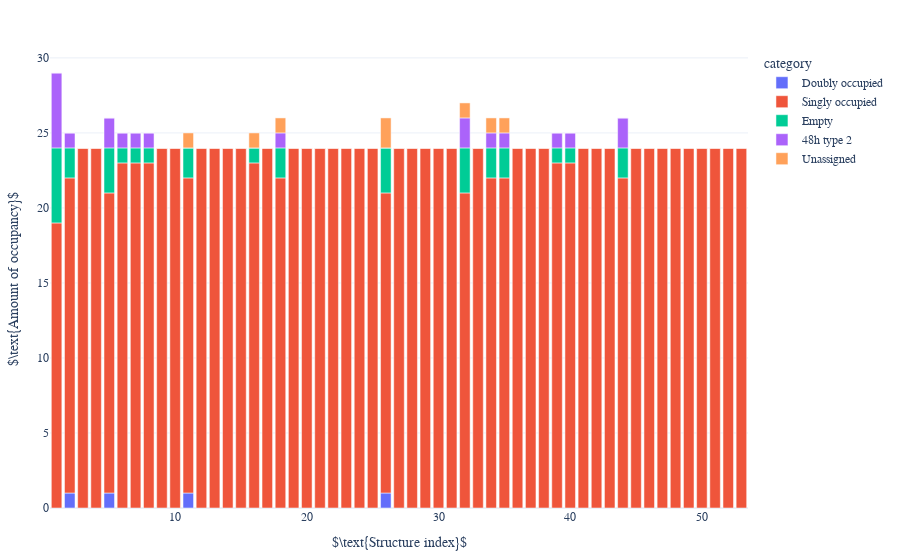
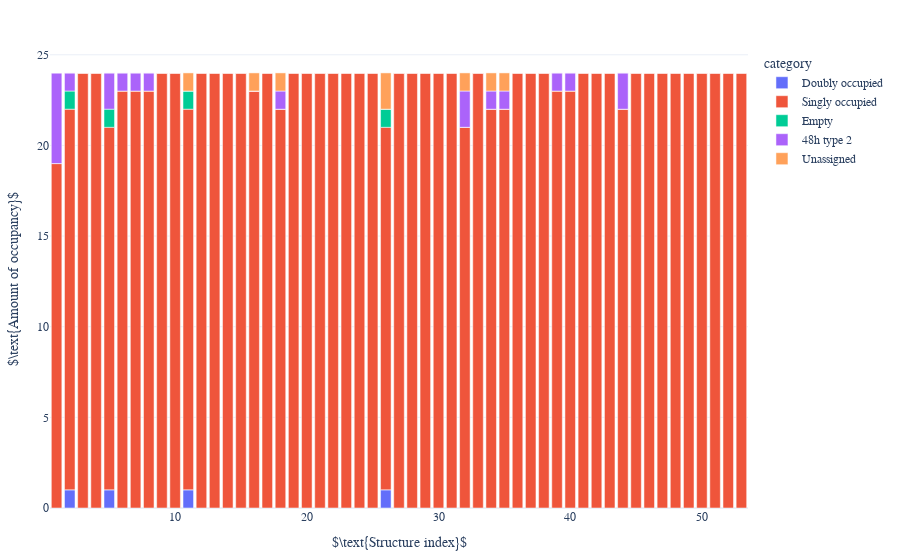
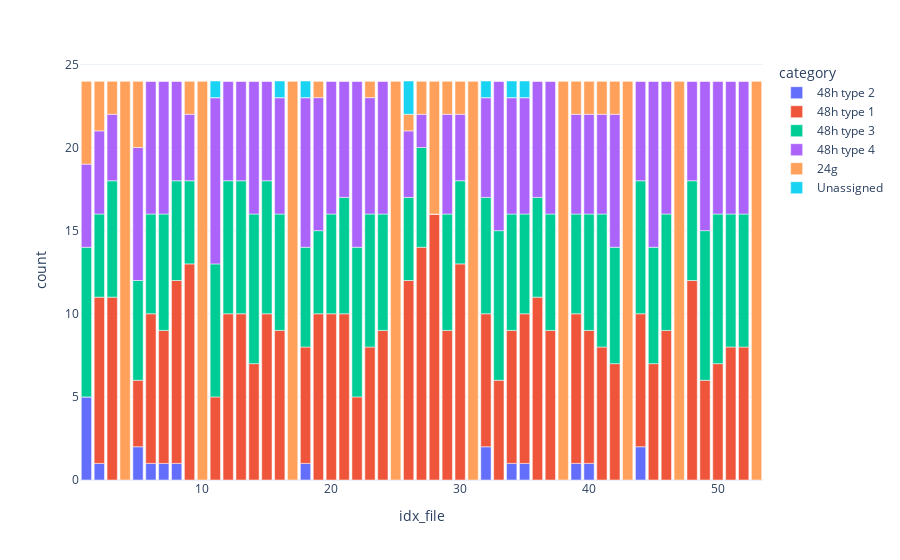
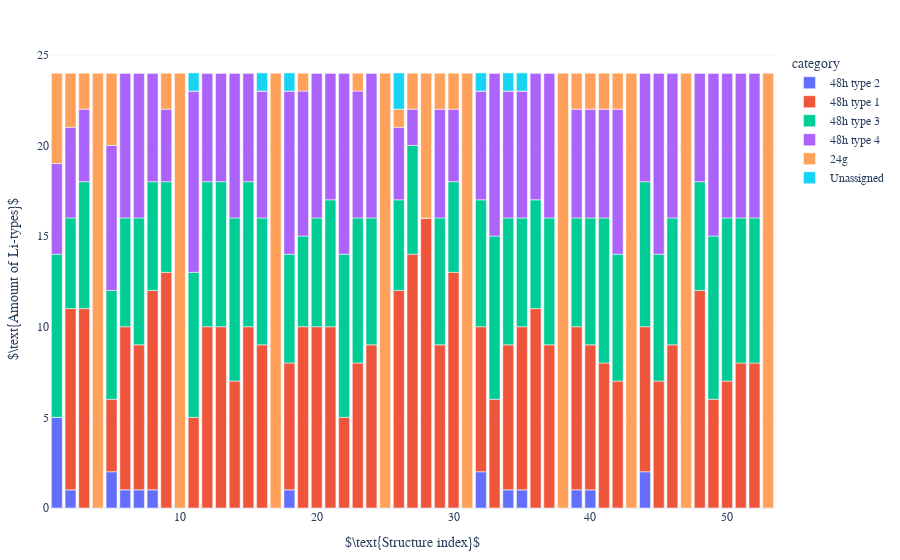

These figures' notebook cell, in order:
### Code cell
dataframe = df_mapping_metainfo
sorted = "False"

move_by_occupancy.get_occupancy(dataframe, coor_ref_structure_48n24_expanded, tuple_cage_metainfo, el = "Li")
df_occupancy_strict = movement.plot_occupancy(dataframe, sorted, direc_restructure_destination, litype, activate_shiftby1_idxfile=True, strict_count=True)
df_occupancy = movement.plot_occupancy(dataframe, sorted, direc_restructure_destination, litype, activate_shiftby1_idxfile=True, strict_count=False)

move_by_tuple_cage.get_complete_closest_tuple_cage(dataframe, tuple_cage_metainfo, coor_48htype2_metainfo)
# weighing_movement(dataframe, litype)
# df_weighted = tuple_cage.get_df_movement(dataframe, to_plot = 'weight')
# # Plot.Movement.Distance.plot_distance(df_weighted, max_mapping_radius, Li_idxs="all")
# Plot.Movement.Distance.plot_distance(df_weighted, max_mapping_radius, activate_shifting_x = False, activate_diameter_line=False, Li_idxs='all')

labelling.get_amount_type(dataframe, litype, el = "Li")
# df_amount_type = mapping_labelling.plot_amount_type(dataframe, litype, el, style, category_labels)
df_amount_type = mapping_labelling.get_df_amount_type(dataframe, litype, el = "Li")
mapping_labelling.plot_amount_type(df_amount_type, sorted, direc_restructure_destination, litype, activate_shiftby1_idxfile=True, style = "bar")
print(df_amount_type.sum())

### Figure 1 — Plotly figure (JSON) as saved in the notebook; plotly's stock layout.template omitted (floating-point values rounded to 4 significant figures)
{"data": [{"alignmentgroup": "True", "hovertemplate": "category=Doubly occupied<br>idx_file=%{x}<br>count=%{y}<extra></extra>", "legendgroup": "Doubly occupied", "marker": {"color": "#636efa", "pattern": {"shape": ""}}, "name": "Doubly occupied", "offsetgroup": "Doubly occupied", "orientation": "v", "showlegend": true, "textposition": "auto", "type": "bar", "x": [1, 2, 3, 4, 5, 6, 7, 8, 9, 10, 11, 12, 13, 14, 15, 16, 17, 18, 19, 20, 21, 22, 23, 24, 25, 26, 27, 28, 29, 30, 31, 32, 33, 34, 35, 36, 37, 38, 39, 40, 41, 42, 43, 44, 45, 46, 47, 48, 49, 50, 51, 52, 53], "xaxis": "x", "y": [0, 1, 0, 0, 1, 0, 0, 0, 0, 0, 1, 0, 0, 0, 0, 0, 0, 0, 0, 0, 0, 0, 0, 0, 0, 1, 0, 0, 0, 0, 0, 0, 0, 0, 0, 0, 0, 0, 0, 0, 0, 0, 0, 0, 0, 0, 0, 0, 0, 0, 0, 0, 0], "yaxis": "y"}, {"alignmentgroup": "True", "hovertemplate": "category=Singly occupied<br>idx_file=%{x}<br>count=%{y}<extra></extra>", "legendgroup": "Singly occupied", "marker": {"color": "#EF553B", "pattern": {"shape": ""}}, "name": "Singly occupied", "offsetgroup": "Singly occupied", "orientation": "v", "showlegend": true, "textposition": "auto", "type": "bar", "x": [1, 2, 3, 4, 5, 6, 7, 8, 9, 10, 11, 12, 13, 14, 15, 16, 17, 18, 19, 20, 21, 22, 23, 24, 25, 26, 27, 28, 29, 30, 31, 32, 33, 34, 35, 36, 37, 38, 39, 40, 41, 42, 43, 44, 45, 46, 47, 48, 49, 50, 51, 52, 53], "xaxis": "x", "y": [19, 21, 24, 24, 20, 23, 23, 23, 24, 24, 21, 24, 24, 24, 24, 23, 24, 22, 24, 24, 24, 24, 24, 24, 24, 20, 24, 24, 24, 24, 24, 21, 24, 22, 22, 24, 24, 24, 23, 23, 24, 24, 24, 22, 24, 24, 24, 24, 24, 24, 24, 24, 24], "yaxis": "y"}, {"alignmentgroup": "True", "hovertemplate": "category=Empty<br>idx_file=%{x}<br>count=%{y}<extra></extra>", "legendgroup": "Empty", "marker": {"color": "#00cc96", "pattern": {"shape": ""}}, "name": "Empty", "offsetgroup": "Empty", "orientation": "v", "showlegend": true, "textposition": "auto", "type": "bar", "x": [1, 2, 3, 4, 5, 6, 7, 8, 9, 10, 11, 12, 13, 14, 15, 16, 17, 18, 19, 20, 21, 22, 23, 24, 25, 26, 27, 28, 29, 30, 31, 32, 33, 34, 35, 36, 37, 38, 39, 40, 41, 42, 43, 44, 45, 46, 47, 48, 49, 50, 51, 52, 53], "xaxis": "x", "y": [5, 2, 0, 0, 3, 1, 1, 1, 0, 0, 2, 0, 0, 0, 0, 1, 0, 2, 0, 0, 0, 0, 0, 0, 0, 3, 0, 0, 0, 0, 0, 3, 0, 2, 2, 0, 0, 0, 1, 1, 0, 0, 0, 2, 0, 0, 0, 0, 0, 0, 0, 0, 0], "yaxis": "y"}, {"alignmentgroup": "True", "hovertemplate": "category=48h type 2<br>idx_file=%{x}<br>count=%{y}<extra></extra>", "legendgroup": "48h type 2", "marker": {"color": "#ab63fa", "pattern": {"shape": ""}}, "name": "48h type 2", "offsetgroup": "48h type 2", "orientation": "v", "showlegend": true, "textposition": "auto", "type": "bar", "x": [1, 2, 3, 4, 5, 6, 7, 8, 9, 10, 11, 12, 13, 14, 15, 16, 17, 18, 19, 20, 21, 22, 23, 24, 25, 26, 27, 28, 29, 30, 31, 32, 33, 34, 35, 36, 37, 38, 39, 40, 41, 42, 43, 44, 45, 46, 47, 48, 49, 50, 51, 52, 53], "xaxis": "x", "y": [5, 1, 0, 0, 2, 1, 1, 1, 0, 0, 0, 0, 0, 0, 0, 0, 0, 1, 0, 0, 0, 0, 0, 0, 0, 0, 0, 0, 0, 0, 0, 2, 0, 1, 1, 0, 0, 0, 1, 1, 0, 0, 0, 2, 0, 0, 0, 0, 0, 0, 0, 0, 0], "yaxis": "y"}, {"alignmentgroup": "True", "hovertemplate": "category=Unassigned<br>idx_file=%{x}<br>count=%{y}<extra></extra>", "legendgroup": "Unassigned", "marker": {"color": "#FFA15A", "pattern": {"shape": ""}}, "name": "Unassigned", "offsetgroup": "Unassigned", "orientation": "v", "showlegend": true, "textposition": "auto", "type": "bar", "x": [1, 2, 3, 4, 5, 6, 7, 8, 9, 10, 11, 12, 13, 14, 15, 16, 17, 18, 19, 20, 21, 22, 23, 24, 25, 26, 27, 28, 29, 30, 31, 32, 33, 34, 35, 36, 37, 38, 39, 40, 41, 42, 43, 44, 45, 46, 47, 48, 49, 50, 51, 52, 53], "xaxis": "x", "y": [0, 0, 0, 0, 0, 0, 0, 0, 0, 0, 1, 0, 0, 0, 0, 1, 0, 1, 0, 0, 0, 0, 0, 0, 0, 2, 0, 0, 0, 0, 0, 1, 0, 1, 1, 0, 0, 0, 0, 0, 0, 0, 0, 0, 0, 0, 0, 0, 0, 0, 0, 0, 0], "yaxis": "y"}], "layout": {"barmode": "relative", "font": {"family": "serif", "size": 12}, "legend": {"title": {"text": "category"}, "tracegroupgap": 0}, "margin": {"b": 50, "l": 20, "r": 20, "t": 50}, "xaxis": {"anchor": "y", "domain": [0, 1], "title": {"text": "$\\text{Structure index}$"}}, "yaxis": {"anchor": "x", "domain": [0, 1], "title": {"text": "$\\text{Amount of occupancy}$"}}}}

### Figure 2 — Plotly figure (JSON) as saved in the notebook; plotly's stock layout.template omitted (floating-point values rounded to 4 significant figures)
{"data": [{"alignmentgroup": "True", "hovertemplate": "category=Doubly occupied<br>idx_file=%{x}<br>count=%{y}<extra></extra>", "legendgroup": "Doubly occupied", "marker": {"color": "#636efa", "pattern": {"shape": ""}}, "name": "Doubly occupied", "offsetgroup": "Doubly occupied", "orientation": "v", "showlegend": true, "textposition": "auto", "type": "bar", "x": [1, 2, 3, 4, 5, 6, 7, 8, 9, 10, 11, 12, 13, 14, 15, 16, 17, 18, 19, 20, 21, 22, 23, 24, 25, 26, 27, 28, 29, 30, 31, 32, 33, 34, 35, 36, 37, 38, 39, 40, 41, 42, 43, 44, 45, 46, 47, 48, 49, 50, 51, 52, 53], "xaxis": "x", "y": [0, 1, 0, 0, 1, 0, 0, 0, 0, 0, 1, 0, 0, 0, 0, 0, 0, 0, 0, 0, 0, 0, 0, 0, 0, 1, 0, 0, 0, 0, 0, 0, 0, 0, 0, 0, 0, 0, 0, 0, 0, 0, 0, 0, 0, 0, 0, 0, 0, 0, 0, 0, 0], "yaxis": "y"}, {"alignmentgroup": "True", "hovertemplate": "category=Singly occupied<br>idx_file=%{x}<br>count=%{y}<extra></extra>", "legendgroup": "Singly occupied", "marker": {"color": "#EF553B", "pattern": {"shape": ""}}, "name": "Singly occupied", "offsetgroup": "Singly occupied", "orientation": "v", "showlegend": true, "textposition": "auto", "type": "bar", "x": [1, 2, 3, 4, 5, 6, 7, 8, 9, 10, 11, 12, 13, 14, 15, 16, 17, 18, 19, 20, 21, 22, 23, 24, 25, 26, 27, 28, 29, 30, 31, 32, 33, 34, 35, 36, 37, 38, 39, 40, 41, 42, 43, 44, 45, 46, 47, 48, 49, 50, 51, 52, 53], "xaxis": "x", "y": [19, 21, 24, 24, 20, 23, 23, 23, 24, 24, 21, 24, 24, 24, 24, 23, 24, 22, 24, 24, 24, 24, 24, 24, 24, 20, 24, 24, 24, 24, 24, 21, 24, 22, 22, 24, 24, 24, 23, 23, 24, 24, 24, 22, 24, 24, 24, 24, 24, 24, 24, 24, 24], "yaxis": "y"}, {"alignmentgroup": "True", "hovertemplate": "category=Empty<br>idx_file=%{x}<br>count=%{y}<extra></extra>", "legendgroup": "Empty", "marker": {"color": "#00cc96", "pattern": {"shape": ""}}, "name": "Empty", "offsetgroup": "Empty", "orientation": "v", "showlegend": true, "textposition": "auto", "type": "bar", "x": [1, 2, 3, 4, 5, 6, 7, 8, 9, 10, 11, 12, 13, 14, 15, 16, 17, 18, 19, 20, 21, 22, 23, 24, 25, 26, 27, 28, 29, 30, 31, 32, 33, 34, 35, 36, 37, 38, 39, 40, 41, 42, 43, 44, 45, 46, 47, 48, 49, 50, 51, 52, 53], "xaxis": "x", "y": [0, 1, 0, 0, 1, 0, 0, 0, 0, 0, 1, 0, 0, 0, 0, 0, 0, 0, 0, 0, 0, 0, 0, 0, 0, 1, 0, 0, 0, 0, 0, 0, 0, 0, 0, 0, 0, 0, 0, 0, 0, 0, 0, 0, 0, 0, 0, 0, 0, 0, 0, 0, 0], "yaxis": "y"}, {"alignmentgroup": "True", "hovertemplate": "category=48h type 2<br>idx_file=%{x}<br>count=%{y}<extra></extra>", "legendgroup": "48h type 2", "marker": {"color": "#ab63fa", "pattern": {"shape": ""}}, "name": "48h type 2", "offsetgroup": "48h type 2", "orientation": "v", "showlegend": true, "textposition": "auto", "type": "bar", "x": [1, 2, 3, 4, 5, 6, 7, 8, 9, 10, 11, 12, 13, 14, 15, 16, 17, 18, 19, 20, 21, 22, 23, 24, 25, 26, 27, 28, 29, 30, 31, 32, 33, 34, 35, 36, 37, 38, 39, 40, 41, 42, 43, 44, 45, 46, 47, 48, 49, 50, 51, 52, 53], "xaxis": "x", "y": [5, 1, 0, 0, 2, 1, 1, 1, 0, 0, 0, 0, 0, 0, 0, 0, 0, 1, 0, 0, 0, 0, 0, 0, 0, 0, 0, 0, 0, 0, 0, 2, 0, 1, 1, 0, 0, 0, 1, 1, 0, 0, 0, 2, 0, 0, 0, 0, 0, 0, 0, 0, 0], "yaxis": "y"}, {"alignmentgroup": "True", "hovertemplate": "category=Unassigned<br>idx_file=%{x}<br>count=%{y}<extra></extra>", "legendgroup": "Unassigned", "marker": {"color": "#FFA15A", "pattern": {"shape": ""}}, "name": "Unassigned", "offsetgroup": "Unassigned", "orientation": "v", "showlegend": true, "textposition": "auto", "type": "bar", "x": [1, 2, 3, 4, 5, 6, 7, 8, 9, 10, 11, 12, 13, 14, 15, 16, 17, 18, 19, 20, 21, 22, 23, 24, 25, 26, 27, 28, 29, 30, 31, 32, 33, 34, 35, 36, 37, 38, 39, 40, 41, 42, 43, 44, 45, 46, 47, 48, 49, 50, 51, 52, 53], "xaxis": "x", "y": [0, 0, 0, 0, 0, 0, 0, 0, 0, 0, 1, 0, 0, 0, 0, 1, 0, 1, 0, 0, 0, 0, 0, 0, 0, 2, 0, 0, 0, 0, 0, 1, 0, 1, 1, 0, 0, 0, 0, 0, 0, 0, 0, 0, 0, 0, 0, 0, 0, 0, 0, 0, 0], "yaxis": "y"}], "layout": {"barmode": "relative", "font": {"family": "serif", "size": 12}, "legend": {"title": {"text": "category"}, "tracegroupgap": 0}, "margin": {"b": 50, "l": 20, "r": 20, "t": 50}, "xaxis": {"anchor": "y", "domain": [0, 1], "title": {"text": "$\\text{Structure index}$"}}, "yaxis": {"anchor": "x", "domain": [0, 1], "title": {"text": "$\\text{Amount of occupancy}$"}}}}

### Figure 3 — Plotly figure (JSON) as saved in the notebook; plotly's stock layout.template omitted (floating-point values rounded to 4 significant figures)
{"data": [{"alignmentgroup": "True", "hovertemplate": "category=48h type 2<br>idx_file=%{x}<br>count=%{y}<extra></extra>", "legendgroup": "48h type 2", "marker": {"color": "#636efa", "pattern": {"shape": ""}}, "name": "48h type 2", "offsetgroup": "48h type 2", "orientation": "v", "showlegend": true, "textposition": "auto", "type": "bar", "x": [1, 2, 3, 4, 5, 6, 7, 8, 9, 10, 11, 12, 13, 14, 15, 16, 17, 18, 19, 20, 21, 22, 23, 24, 25, 26, 27, 28, 29, 30, 31, 32, 33, 34, 35, 36, 37, 38, 39, 40, 41, 42, 43, 44, 45, 46, 47, 48, 49, 50, 51, 52, 53], "xaxis": "x", "y": [5, 1, 0, 0, 2, 1, 1, 1, 0, 0, 0, 0, 0, 0, 0, 0, 0, 1, 0, 0, 0, 0, 0, 0, 0, 0, 0, 0, 0, 0, 0, 2, 0, 1, 1, 0, 0, 0, 1, 1, 0, 0, 0, 2, 0, 0, 0, 0, 0, 0, 0, 0, 0], "yaxis": "y"}, {"alignmentgroup": "True", "hovertemplate": "category=48h type 1<br>idx_file=%{x}<br>count=%{y}<extra></extra>", "legendgroup": "48h type 1", "marker": {"color": "#EF553B", "pattern": {"shape": ""}}, "name": "48h type 1", "offsetgroup": "48h type 1", "orientation": "v", "showlegend": true, "textposition": "auto", "type": "bar", "x": [1, 2, 3, 4, 5, 6, 7, 8, 9, 10, 11, 12, 13, 14, 15, 16, 17, 18, 19, 20, 21, 22, 23, 24, 25, 26, 27, 28, 29, 30, 31, 32, 33, 34, 35, 36, 37, 38, 39, 40, 41, 42, 43, 44, 45, 46, 47, 48, 49, 50, 51, 52, 53], "xaxis": "x", "y": [0, 10, 11, 0, 4, 9, 8, 11, 13, 0, 5, 10, 10, 7, 10, 9, 0, 7, 10, 10, 10, 5, 8, 9, 0, 12, 14, 16, 9, 13, 0, 8, 6, 8, 9, 11, 9, 0, 9, 8, 8, 7, 0, 8, 7, 9, 0, 12, 6, 7, 8, 8, 0], "yaxis": "y"}, {"alignmentgroup": "True", "hovertemplate": "category=48h type 3<br>idx_file=%{x}<br>count=%{y}<extra></extra>", "legendgroup": "48h type 3", "marker": {"color": "#00cc96", "pattern": {"shape": ""}}, "name": "48h type 3", "offsetgroup": "48h type 3", "orientation": "v", "showlegend": true, "textposition": "auto", "type": "bar", "x": [1, 2, 3, 4, 5, 6, 7, 8, 9, 10, 11, 12, 13, 14, 15, 16, 17, 18, 19, 20, 21, 22, 23, 24, 25, 26, 27, 28, 29, 30, 31, 32, 33, 34, 35, 36, 37, 38, 39, 40, 41, 42, 43, 44, 45, 46, 47, 48, 49, 50, 51, 52, 53], "xaxis": "x", "y": [9, 5, 7, 0, 6, 6, 7, 6, 5, 0, 8, 8, 8, 9, 8, 7, 0, 6, 5, 6, 7, 9, 8, 7, 0, 5, 6, 0, 7, 5, 0, 7, 9, 7, 6, 6, 7, 0, 6, 7, 8, 7, 0, 8, 7, 7, 0, 6, 9, 9, 8, 8, 0], "yaxis": "y"}, {"alignmentgroup": "True", "hovertemplate": "category=48h type 4<br>idx_file=%{x}<br>count=%{y}<extra></extra>", "legendgroup": "48h type 4", "marker": {"color": "#ab63fa", "pattern": {"shape": ""}}, "name": "48h type 4", "offsetgroup": "48h type 4", "orientation": "v", "showlegend": true, "textposition": "auto", "type": "bar", "x": [1, 2, 3, 4, 5, 6, 7, 8, 9, 10, 11, 12, 13, 14, 15, 16, 17, 18, 19, 20, 21, 22, 23, 24, 25, 26, 27, 28, 29, 30, 31, 32, 33, 34, 35, 36, 37, 38, 39, 40, 41, 42, 43, 44, 45, 46, 47, 48, 49, 50, 51, 52, 53], "xaxis": "x", "y": [5, 5, 4, 0, 8, 8, 8, 6, 4, 0, 10, 6, 6, 8, 6, 7, 0, 9, 8, 8, 7, 10, 7, 8, 0, 4, 2, 0, 6, 4, 0, 6, 9, 7, 7, 7, 8, 0, 6, 6, 6, 8, 0, 6, 10, 8, 0, 6, 9, 8, 8, 8, 0], "yaxis": "y"}, {"alignmentgroup": "True", "hovertemplate": "category=24g<br>idx_file=%{x}<br>count=%{y}<extra></extra>", "legendgroup": "24g", "marker": {"color": "#FFA15A", "pattern": {"shape": ""}}, "name": "24g", "offsetgroup": "24g", "orientation": "v", "showlegend": true, "textposition": "auto", "type": "bar", "x": [1, 2, 3, 4, 5, 6, 7, 8, 9, 10, 11, 12, 13, 14, 15, 16, 17, 18, 19, 20, 21, 22, 23, 24, 25, 26, 27, 28, 29, 30, 31, 32, 33, 34, 35, 36, 37, 38, 39, 40, 41, 42, 43, 44, 45, 46, 47, 48, 49, 50, 51, 52, 53], "xaxis": "x", "y": [5, 3, 2, 24, 4, 0, 0, 0, 2, 24, 0, 0, 0, 0, 0, 0, 24, 0, 1, 0, 0, 0, 1, 0, 24, 1, 2, 8, 2, 2, 24, 0, 0, 0, 0, 0, 0, 24, 2, 2, 2, 2, 24, 0, 0, 0, 24, 0, 0, 0, 0, 0, 24], "yaxis": "y"}, {"alignmentgroup": "True", "hovertemplate": "category=Unassigned<br>idx_file=%{x}<br>count=%{y}<extra></extra>", "legendgroup": "Unassigned", "marker": {"color": "#19d3f3", "pattern": {"shape": ""}}, "name": "Unassigned", "offsetgroup": "Unassigned", "orientation": "v", "showlegend": true, "textposition": "auto", "type": "bar", "x": [1, 2, 3, 4, 5, 6, 7, 8, 9, 10, 11, 12, 13, 14, 15, 16, 17, 18, 19, 20, 21, 22, 23, 24, 25, 26, 27, 28, 29, 30, 31, 32, 33, 34, 35, 36, 37, 38, 39, 40, 41, 42, 43, 44, 45, 46, 47, 48, 49, 50, 51, 52, 53], "xaxis": "x", "y": [0, 0, 0, 0, 0, 0, 0, 0, 0, 0, 1, 0, 0, 0, 0, 1, 0, 1, 0, 0, 0, 0, 0, 0, 0, 2, 0, 0, 0, 0, 0, 1, 0, 1, 1, 0, 0, 0, 0, 0, 0, 0, 0, 0, 0, 0, 0, 0, 0, 0, 0, 0, 0], "yaxis": "y"}], "layout": {"barmode": "relative", "legend": {"title": {"text": "category"}, "tracegroupgap": 0}, "margin": {"t": 60}, "xaxis": {"anchor": "y", "domain": [0, 1], "title": {"text": "idx_file"}}, "yaxis": {"anchor": "x", "domain": [0, 1], "title": {"text": "count"}}}}

### Figure 4 — Plotly figure (JSON) as saved in the notebook; plotly's stock layout.template omitted (floating-point values rounded to 4 significant figures)
{"data": [{"alignmentgroup": "True", "hovertemplate": "category=48h type 2<br>idx_file=%{x}<br>count=%{y}<extra></extra>", "legendgroup": "48h type 2", "marker": {"color": "#636efa", "pattern": {"shape": ""}}, "name": "48h type 2", "offsetgroup": "48h type 2", "orientation": "v", "showlegend": true, "textposition": "auto", "type": "bar", "x": [1, 2, 3, 4, 5, 6, 7, 8, 9, 10, 11, 12, 13, 14, 15, 16, 17, 18, 19, 20, 21, 22, 23, 24, 25, 26, 27, 28, 29, 30, 31, 32, 33, 34, 35, 36, 37, 38, 39, 40, 41, 42, 43, 44, 45, 46, 47, 48, 49, 50, 51, 52, 53], "xaxis": "x", "y": [5, 1, 0, 0, 2, 1, 1, 1, 0, 0, 0, 0, 0, 0, 0, 0, 0, 1, 0, 0, 0, 0, 0, 0, 0, 0, 0, 0, 0, 0, 0, 2, 0, 1, 1, 0, 0, 0, 1, 1, 0, 0, 0, 2, 0, 0, 0, 0, 0, 0, 0, 0, 0], "yaxis": "y"}, {"alignmentgroup": "True", "hovertemplate": "category=48h type 1<br>idx_file=%{x}<br>count=%{y}<extra></extra>", "legendgroup": "48h type 1", "marker": {"color": "#EF553B", "pattern": {"shape": ""}}, "name": "48h type 1", "offsetgroup": "48h type 1", "orientation": "v", "showlegend": true, "textposition": "auto", "type": "bar", "x": [1, 2, 3, 4, 5, 6, 7, 8, 9, 10, 11, 12, 13, 14, 15, 16, 17, 18, 19, 20, 21, 22, 23, 24, 25, 26, 27, 28, 29, 30, 31, 32, 33, 34, 35, 36, 37, 38, 39, 40, 41, 42, 43, 44, 45, 46, 47, 48, 49, 50, 51, 52, 53], "xaxis": "x", "y": [0, 10, 11, 0, 4, 9, 8, 11, 13, 0, 5, 10, 10, 7, 10, 9, 0, 7, 10, 10, 10, 5, 8, 9, 0, 12, 14, 16, 9, 13, 0, 8, 6, 8, 9, 11, 9, 0, 9, 8, 8, 7, 0, 8, 7, 9, 0, 12, 6, 7, 8, 8, 0], "yaxis": "y"}, {"alignmentgroup": "True", "hovertemplate": "category=48h type 3<br>idx_file=%{x}<br>count=%{y}<extra></extra>", "legendgroup": "48h type 3", "marker": {"color": "#00cc96", "pattern": {"shape": ""}}, "name": "48h type 3", "offsetgroup": "48h type 3", "orientation": "v", "showlegend": true, "textposition": "auto", "type": "bar", "x": [1, 2, 3, 4, 5, 6, 7, 8, 9, 10, 11, 12, 13, 14, 15, 16, 17, 18, 19, 20, 21, 22, 23, 24, 25, 26, 27, 28, 29, 30, 31, 32, 33, 34, 35, 36, 37, 38, 39, 40, 41, 42, 43, 44, 45, 46, 47, 48, 49, 50, 51, 52, 53], "xaxis": "x", "y": [9, 5, 7, 0, 6, 6, 7, 6, 5, 0, 8, 8, 8, 9, 8, 7, 0, 6, 5, 6, 7, 9, 8, 7, 0, 5, 6, 0, 7, 5, 0, 7, 9, 7, 6, 6, 7, 0, 6, 7, 8, 7, 0, 8, 7, 7, 0, 6, 9, 9, 8, 8, 0], "yaxis": "y"}, {"alignmentgroup": "True", "hovertemplate": "category=48h type 4<br>idx_file=%{x}<br>count=%{y}<extra></extra>", "legendgroup": "48h type 4", "marker": {"color": "#ab63fa", "pattern": {"shape": ""}}, "name": "48h type 4", "offsetgroup": "48h type 4", "orientation": "v", "showlegend": true, "textposition": "auto", "type": "bar", "x": [1, 2, 3, 4, 5, 6, 7, 8, 9, 10, 11, 12, 13, 14, 15, 16, 17, 18, 19, 20, 21, 22, 23, 24, 25, 26, 27, 28, 29, 30, 31, 32, 33, 34, 35, 36, 37, 38, 39, 40, 41, 42, 43, 44, 45, 46, 47, 48, 49, 50, 51, 52, 53], "xaxis": "x", "y": [5, 5, 4, 0, 8, 8, 8, 6, 4, 0, 10, 6, 6, 8, 6, 7, 0, 9, 8, 8, 7, 10, 7, 8, 0, 4, 2, 0, 6, 4, 0, 6, 9, 7, 7, 7, 8, 0, 6, 6, 6, 8, 0, 6, 10, 8, 0, 6, 9, 8, 8, 8, 0], "yaxis": "y"}, {"alignmentgroup": "True", "hovertemplate": "category=24g<br>idx_file=%{x}<br>count=%{y}<extra></extra>", "legendgroup": "24g", "marker": {"color": "#FFA15A", "pattern": {"shape": ""}}, "name": "24g", "offsetgroup": "24g", "orientation": "v", "showlegend": true, "textposition": "auto", "type": "bar", "x": [1, 2, 3, 4, 5, 6, 7, 8, 9, 10, 11, 12, 13, 14, 15, 16, 17, 18, 19, 20, 21, 22, 23, 24, 25, 26, 27, 28, 29, 30, 31, 32, 33, 34, 35, 36, 37, 38, 39, 40, 41, 42, 43, 44, 45, 46, 47, 48, 49, 50, 51, 52, 53], "xaxis": "x", "y": [5, 3, 2, 24, 4, 0, 0, 0, 2, 24, 0, 0, 0, 0, 0, 0, 24, 0, 1, 0, 0, 0, 1, 0, 24, 1, 2, 8, 2, 2, 24, 0, 0, 0, 0, 0, 0, 24, 2, 2, 2, 2, 24, 0, 0, 0, 24, 0, 0, 0, 0, 0, 24], "yaxis": "y"}, {"alignmentgroup": "True", "hovertemplate": "category=Unassigned<br>idx_file=%{x}<br>count=%{y}<extra></extra>", "legendgroup": "Unassigned", "marker": {"color": "#19d3f3", "pattern": {"shape": ""}}, "name": "Unassigned", "offsetgroup": "Unassigned", "orientation": "v", "showlegend": true, "textposition": "auto", "type": "bar", "x": [1, 2, 3, 4, 5, 6, 7, 8, 9, 10, 11, 12, 13, 14, 15, 16, 17, 18, 19, 20, 21, 22, 23, 24, 25, 26, 27, 28, 29, 30, 31, 32, 33, 34, 35, 36, 37, 38, 39, 40, 41, 42, 43, 44, 45, 46, 47, 48, 49, 50, 51, 52, 53], "xaxis": "x", "y": [0, 0, 0, 0, 0, 0, 0, 0, 0, 0, 1, 0, 0, 0, 0, 1, 0, 1, 0, 0, 0, 0, 0, 0, 0, 2, 0, 0, 0, 0, 0, 1, 0, 1, 1, 0, 0, 0, 0, 0, 0, 0, 0, 0, 0, 0, 0, 0, 0, 0, 0, 0, 0], "yaxis": "y"}], "layout": {"barmode": "relative", "font": {"family": "serif", "size": 12}, "legend": {"title": {"text": "category"}, "tracegroupgap": 0}, "margin": {"b": 50, "l": 20, "r": 20, "t": 50}, "xaxis": {"anchor": "y", "domain": [0, 1], "title": {"text": "$\\text{Structure index}$"}}, "yaxis": {"anchor": "x", "domain": [0, 1], "title": {"text": "$\\text{Amount of Li-types}$"}}}}
